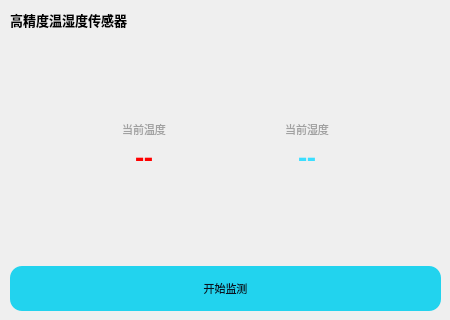
            <widget class="QWidget" name="widget_tah" native="true">
             <property name="minimumSize">
              <size>
               <width>450</width>
               <height>320</height>
              </size>
             </property>
             <property name="maximumSize">
              <size>
               <width>450</width>
               <height>320</height>
              </size>
             </property>
             <property name="styleSheet">
              <string notr="true">#widget_tah
{
    background-color: #0f172a;
    border: 1px solid #1f2937;
    border-radius: 18px;
}
</string>
             </property>
             <widget class="QWidget" name="layoutWidget_5">
              <property name="geometry">
               <rect>
                <x>10</x>
                <y>10</y>
                <width>431</width>
                <height>301</height>
               </rect>
              </property>
              <layout class="QVBoxLayout" name="v_layout_tah">
               <item>
                <widget class="QLabel" name="label_text_sensor_tah">
                 <property name="font">
                  <font>
                   <family>Noto Sans S Chinese Black</family>
                   <pointsize>10</pointsize>
                   <weight>75</weight>
                   <bold>true</bold>
                  </font>
                 </property>
                 <property name="text">
                  <string>高精度温湿度传感器</string>
                 </property>
                </widget>
               </item>
               <item>
                <spacer name="v_spacer_tah_1">
                 <property name="orientation">
                  <enum>Qt::Vertical</enum>
                 </property>
                 <property name="sizeHint" stdset="0">
                  <size>
                   <width>20</width>
                   <height>40</height>
                  </size>
                 </property>
                </spacer>
               </item>
               <item>
                <layout class="QHBoxLayout" name="h_layout_tah">
                 <item>
                  <spacer name="h_spacer_tah_1">
                   <property name="orientation">
                    <enum>Qt::Horizontal</enum>
                   </property>
                   <property name="sizeHint" stdset="0">
                    <size>
                     <width>40</width>
                     <height>20</height>
                    </size>
                   </property>
                  </spacer>
                 </item>
                 <item>
                  <layout class="QVBoxLayout" name="v_layout_temp">
                   <property name="spacing">
                    <number>0</number>
                   </property>
                   <item>
                    <widget class="QLabel" name="label_text_sensor_data_temp_title">
                     <property name="font">
                      <font>
                       <family>Noto Sans S Chinese</family>
                       <pointsize>8</pointsize>
                      </font>
                     </property>
                     <property name="styleSheet">
                      <string notr="true">color: rgb(161, 161, 161);</string>
                     </property>
                     <property name="text">
                      <string>当前温度</string>
                     </property>
                     <property name="alignment">
                      <set>Qt::AlignCenter</set>
                     </property>
                     <property name="margin">
                      <number>0</number>
                     </property>
                    </widget>
                   </item>
                   <item>
                    <layout class="QHBoxLayout" name="h_layout_temp">
                     <property name="spacing">
                      <number>0</number>
                     </property>
                     <item>
                      <widget class="QLabel" name="label_text_sensor_data_temp">
                       <property name="font">
                        <font>
                         <family>Noto Sans S Chinese Black</family>
                         <pointsize>20</pointsize>
                         <weight>75</weight>
                         <bold>true</bold>
                        </font>
                       </property>
                       <property name="styleSheet">
                        <string notr="true">color: rgb(255, 0, 0);</string>
                       </property>
                       <property name="text">
                        <string>--</string>
                       </property>
                       <property name="alignment">
                        <set>Qt::AlignCenter</set>
                       </property>
                      </widget>
                     </item>
                    </layout>
                   </item>
                  </layout>
                 </item>
                 <item>
                  <spacer name="h_spacer_tah_2">
                   <property name="orientation">
                    <enum>Qt::Horizontal</enum>
                   </property>
                   <property name="sizeHint" stdset="0">
                    <size>
                     <width>40</width>
                     <height>20</height>
                    </size>
                   </property>
                  </spacer>
                 </item>
                 <item>
                  <layout class="QVBoxLayout" name="v_layout_humility">
                   <property name="spacing">
                    <number>0</number>
                   </property>
                   <item>
                    <widget class="QLabel" name="label_text_sensor_data_humility_title">
                     <property name="font">
                      <font>
                       <family>Noto Sans S Chinese</family>
                       <pointsize>8</pointsize>
                      </font>
                     </property>
                     <property name="styleSheet">
                      <string notr="true">color: rgb(161, 161, 161);</string>
                     </property>
                     <property name="text">
                      <string>当前湿度</string>
                     </property>
                     <property name="alignment">
                      <set>Qt::AlignHCenter|Qt::AlignTop</set>
                     </property>
                    </widget>
                   </item>
                   <item>
                    <layout class="QHBoxLayout" name="h_layout_hum">
                     <property name="spacing">
                      <number>0</number>
                     </property>
                     <item>
                      <widget class="QLabel" name="label_text_sensor_data_humility">
                       <property name="font">
                        <font>
                         <family>Noto Sans S Chinese Black</family>
                         <pointsize>20</pointsize>
                         <weight>75</weight>
                         <bold>true</bold>
                        </font>
                       </property>
                       <property name="styleSheet">
                        <string notr="true">color: rgb(59, 222, 255);</string>
                       </property>
                       <property name="text">
                        <string>--</string>
                       </property>
                       <property name="alignment">
                        <set>Qt::AlignCenter</set>
                       </property>
                      </widget>
                     </item>
                    </layout>
                   </item>
                  </layout>
                 </item>
                 <item>
                  <spacer name="h_spacer_tah_3">
                   <property name="orientation">
                    <enum>Qt::Horizontal</enum>
                   </property>
                   <property name="sizeHint" stdset="0">
                    <size>
                     <width>40</width>
                     <height>20</height>
                    </size>
                   </property>
                  </spacer>
                 </item>
                </layout>
               </item>
               <item>
                <spacer name="v_spacer_tah_2">
                 <property name="orientation">
                  <enum>Qt::Vertical</enum>
                 </property>
                 <property name="sizeHint" stdset="0">
                  <size>
                   <width>20</width>
                   <height>40</height>
                  </size>
                 </property>
                </spacer>
               </item>
               <item>
                <widget class="QPushButton" name="button_tah">
                 <property name="minimumSize">
                  <size>
                   <width>0</width>
                   <height>45</height>
                  </size>
                 </property>
                 <property name="font">
                  <font>
                   <family>Noto Sans S Chinese Medium</family>
                   <pointsize>8</pointsize>
                  </font>
                 </property>
                 <property name="styleSheet">
                  <string notr="true">QPushButton#button_tah {
    background-color: #22d3ee;
    color: #0b1220;
    border-radius: 12px;
}

QPushButton#button_tah:hover {
    background-color: #06b6d4;
}

QPushButton#button_tah:pressed {
    background-color: #0891b2;
}
</string>
                 </property>
                 <property name="text">
                  <string>开始监测</string>
                 </property>
                </widget>
               </item>
              </layout>
             </widget>
            </widget>
